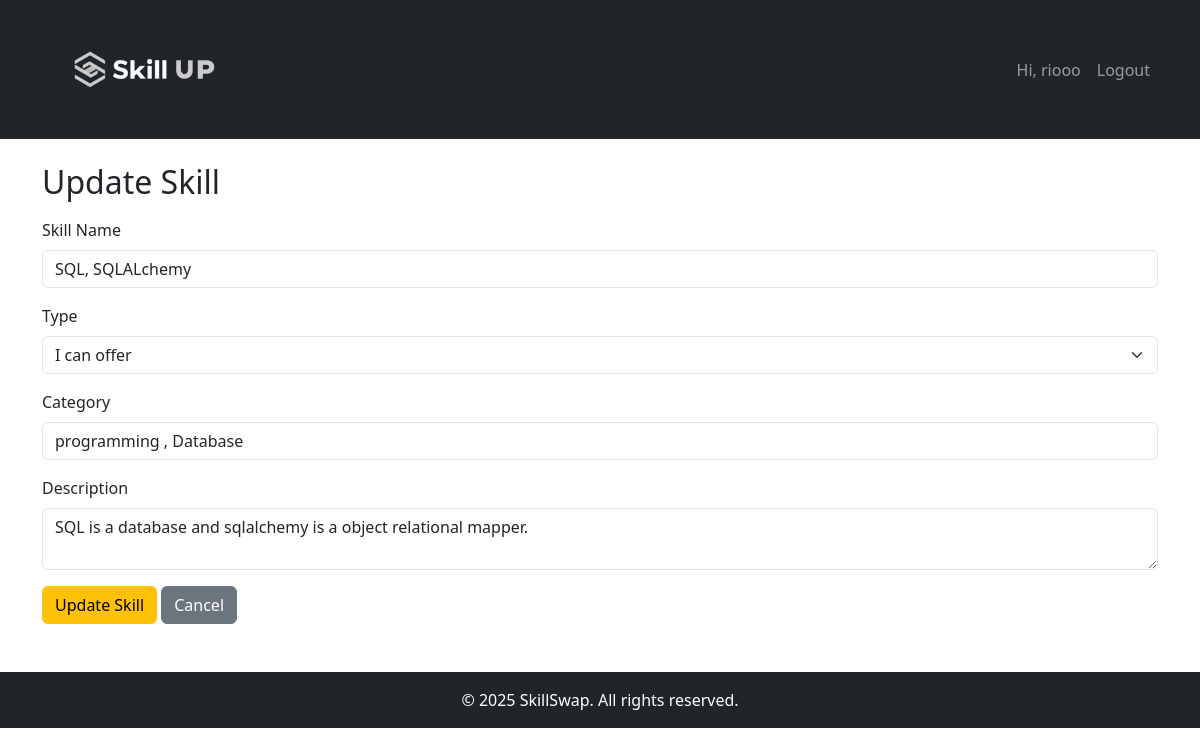
Page /skills/update/3 (signed in) on the committed database.
### SkillSwaP/app/models/user.py (models this page shows, shortened)
class User(db.Model, UserMixin):
    id = db.Column(db.Integer, primary_key = True)
    username = db.Column(db.String(50), nullable = False, unique = True)
    email = db.Column(db.String(120), nullable = False, unique = True)
    password = db.Column(db.String(200), nullable = False)
    is_verified = db.Column(db.Boolean, default = False)
    skills = db.relationship('Skill', backref = 'user', lazy = True, cascade='all, delete-orphan')

### SkillSwaP/app/models/skill.py (models this page shows, shortened)
class Skill(db.Model):
    id = db.Column(db.Integer, primary_key = True)
    name = db.Column(db.String(100), nullable = False)
    category = db.Column(db.String(50), nullable = False)
    description = db.Column(db.Text, nullable = True)
    skill_type = db.Column(db.String(10), nullable = False) #'offer' or 'Learn'
    user_id = db.Column(db.Integer, db.ForeignKey('user.id'), nullable = False)

### SkillSwaP/app/routes/skills.py (the view, shortened to what this page needs)
@skills_bp.route('/skills/update/<int:skill_id>', methods=['POST', 'GET'])
@login_required
def update_skill(skill_id):
    skill = Skill.query.get_or_404(skill_id)
    if skill.user_id != current_user.id:
        flash('Unauthorized!', 'danger')
        return redirect(url_for('skills_bp.skills'))
    form = SkillForm(obj=skill)
    return render_template('skills/update_skill.html', form = form, skill = skill)

### SkillSwaP/app/forms.py
class SkillForm(FlaskForm):
    name = StringField('Skill Name', validators=[DataRequired(), Length(max=100)])
    category = StringField('Category', validators=[DataRequired(), Length(max=50)])
    description = TextAreaField('Description')
    skill_type = SelectField(
        "Type",
        choices=[('offer','I can offer'),('learn', 'I want to learn')],
        validators=[DataRequired()]
    )
    submit = SubmitField('Save')

### SkillSwaP/app/models/user.py (called while the page is built)
@login_manager.user_loader
def load_user(user_id):
    return User.query.get(int(user_id))

### SkillSwaP/app/templates/skills/update_skill.html (shortened to what this page needs)
{% extends "base.html" %}
{% block content %}
<h2 class="mb-3">Update Skill</h2>
<form method="POST" action="{{ url_for('skills_bp.update_skill', skill_id=skill.id) }}">
    <div class="mb-3">
        {{ form.name.label(class="form-label") }}
        {{ form.name(class="form-control") }}
    </div>
    <div class="mb-3">
        {{ form.skill_type.label(class="form-label") }}
        {{ form.skill_type(class="form-select") }}
    </div>
    <div class="mb-3">
        {{ form.category.label(class="form-label") }}
        {{ form.category(class="form-control") }}
    </div>
    <div class="mb-3">
        {{ form.description.label(class="form-label") }}
        {{ form.description(class="form-control") }}
    </div>
    <button type="submit" class="btn btn-warning">Update Skill</button>
    <a href="{{ url_for('skills_bp.skills') }}" class="btn btn-secondary">Cancel</a>
</form>
{% endblock %}

### SkillSwaP/app/templates/base.html (shortened to what this page needs)
<!DOCTYPE html>
<html lang="en">
<head>
    <link rel="stylesheet" href="https://cdn.jsdelivr.net/npm/bootstrap@5.3.0/dist/css/bootstrap.min.css">
</head>
<body>
    <header>
        <nav class="navbar navbar-expand-lg navbar-dark bg-dark">
            <div class="container">
                <a class="navbar-brand" href="{{ url_for('auth_bp.dashboard') }}">
                    <img src="{{url_for('static', filename='images/logo.png')}}" alt="SkillUP"  width="200px">
                </a>
                <div class="collapse navbar-collapse">
                    <ul class="navbar-nav ms-auto">
                        {% if current_user.is_authenticated %}
                            <li class="nav-item">
                                <span class="nav-link">Hi, {{ current_user.username }}</span>
                            </li>
                            <li class="nav-item">
                                <a class="nav-link" href="{{ url_for('auth_bp.logout') }}">Logout</a>
                            </li>
                        {% endif %}
                    </ul>
                </div>
            </div>
        </nav>
    </header>
    <main class="container mt-4">
        {% block content %}{% endblock %}
    </main>
    <footer class="bg-dark text-white text-center py-3 mt-5">
        <p class="mb-0">&copy; {{ current_year or "2025" }} SkillSwap. All rights reserved.</p>
    </footer>
</body>
</html>

### rows in the picture
User: username "riooo"
Skill: name "SQL, SQLALchemy", skill_type "I can offer", category "programming , Database", description "SQL is a database and sqlalchemy is a object relational mapper."

### other values in the picture
{{ current_year or "2025" }} "2025"
